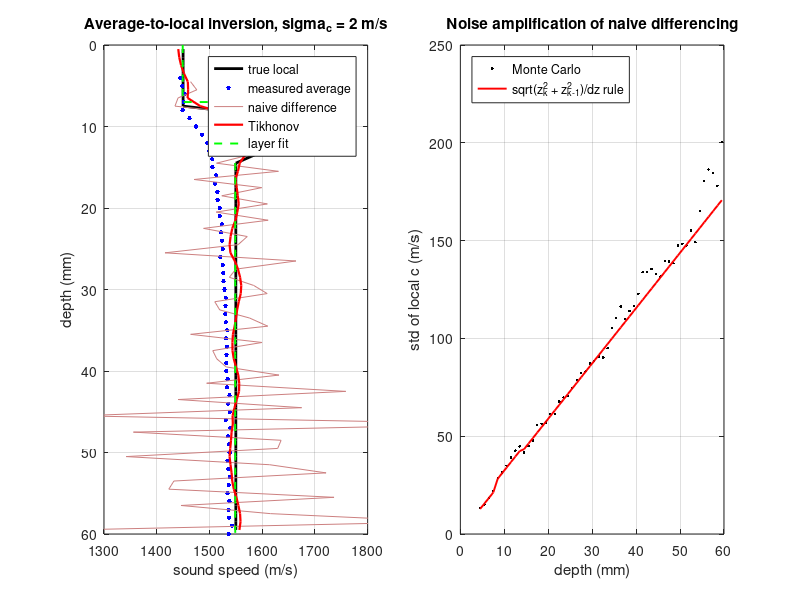

This figure's MATLAB source:
%% m32_layered_inversion.m
% From average to local sound speed in a layered medium (straight-ray model).
% Purpose : A global estimator (Section 32.2) returns the average speed down
%           to each depth, c_avg(z) = z / T(z), T(z) = int_0^z s(z') dz'.
%           In slowness this is linear: z * s_avg(z) = int_0^z s dz', so the
%           local slowness is the derivative of z * s_avg. Differencing two
%           noisy averages amplifies their noise by about sqrt(2) z / dz.
%           Compare three inversions of the same noisy c_avg(z):
%             (1) naive differencing on the measurement grid,
%             (2) Tikhonov with a first-difference penalty, lambda chosen by
%                 the discrepancy principle (residual = expected noise),
%             (3) layer-constrained least squares (interfaces known from the
%                 B-mode image, one unknown speed per layer).
% Change  : sig_c (m/s noise on each average), dz (depth step), the profile.
% Expect  : naive local error ~ 1.41 z/dz * sig_c (about 85 m/s at 30 mm for
%           sig_c = 2 m/s, dz = 1 mm); Tikhonov recovers the liver to a few
%           m/s but rounds the interfaces; the layer fit gives each layer to
%           +-1 to 3 m/s, worst for the thin muscle layer. Monte Carlo exceeds
%           the linear noise rule where errors reach ~10 % (1/s is nonlinear).
% Runtime : about 1 s in Octave.
clear; close all; rng(1);

dz = 1e-3; zg = (dz:dz:60e-3)';              % cell bottoms (m), 60 cells of 1 mm
n = numel(zg); zc = zg - dz/2;               % cell centres
iface = [8e-3 14e-3];                        % fat | muscle | liver interfaces (m)
cl = [1450 1585 1550];                       % fat, muscle, liver speeds (m/s)
lay = 1 + (zc > iface(1)) + (zc > iface(2)); % layer index of every cell
c_true = cl(lay)'; s_true = 1./c_true;       % local speed and slowness

km = (4:60)'; zk = zg(km); m = numel(km);    % averages measured at 4..60 mm
A = double(bsxfun(@le, (1:n), km))*dz;       % b_k = z_k * s_avg(z_k) = sum_{j<=k} s_j dz
cavg_true = zk./(A*s_true);
sig_c = 2;                                   % noise on each c_avg (m/s)
cavg = cavg_true + sig_c*randn(m, 1);
b = zk./cavg;                                % measured z * s_avg (s)

% (1) naive differencing
s_naive = diff(b)/dz; z_naive = zk(2:end) - dz/2; c_naive = 1./s_naive;

% predicted noise amplification of (1): sigma_s,k = sigma_savg sqrt(z_k^2 + z_{k-1}^2)/dz
sig_savg = sig_c./cavg_true.^2;
pred = sqrt(zk(2:end).^2 + zk(1:end-1).^2)/dz .* sig_savg(2:end) .* c_true(km(2:end)).^2;   % in m/s

% Monte Carlo check of (1)
R = 400; E = zeros(R, m-1);
for r = 1:R
    bb = zk./(cavg_true + sig_c*randn(m, 1));
    E(r, :) = (1./(diff(bb)/dz))' - c_true(km(2:end))';
end
mc = std(E)';
k30 = find(abs(z_naive - 29.5e-3) < 1e-6); k50 = find(abs(z_naive - 49.5e-3) < 1e-6);
fprintf('Naive differencing, std of local c: predicted %.1f / MC %.1f m/s at 30 mm; %.1f / %.1f at 50 mm (rule 1.41 z/dz sig_c: %.0f, %.0f)\n', ...
    pred(k30), mc(k30), pred(k50), mc(k50), sqrt(2)*30*sig_c, sqrt(2)*50*sig_c);

% (2) Tikhonov with first-difference penalty, discrepancy principle
D = diff(eye(n));
W = diag(1./(zk.*sig_savg));                 % whiten: std of b_k = z_k * sigma_savg
lams = logspace(1, 9, 120); res = zeros(size(lams));
for q = 1:numel(lams)
    s_q = (A'*W'*W*A + lams(q)^2*(D'*D)) \ (A'*W'*W*b);
    res(q) = norm(W*(A*s_q - b))^2;
end
qd = find(res <= m, 1, 'last'); lam = lams(qd);   % largest lambda with chi^2 <= number of data
s_tik = (A'*W'*W*A + lam^2*(D'*D)) \ (A'*W'*W*b); c_tik = 1./s_tik;
liv = zc > 20e-3;
fprintf('Tikhonov (discrepancy, lambda = %.2g): liver (20-60 mm) mean %.1f m/s, RMSE %.1f m/s; whole-profile RMSE %.1f m/s\n', ...
    lam, mean(c_tik(liv)), sqrt(mean((c_tik(liv) - c_true(liv)).^2)), sqrt(mean((c_tik - c_true).^2)));

% (3) layer-constrained least squares: s = P * s_layer, P(j,l) = 1 if cell j is in layer l
P = double(bsxfun(@eq, lay, 1:3));
B = W*A*P; s_lay = B \ (W*b); C = inv(B'*B);  % covariance of the layer slownesses
c_lay = 1./s_lay; sd_lay = sqrt(diag(C)).*c_lay.^2;
fprintf('Layer fit: fat %.1f +- %.1f, muscle %.1f +- %.1f, liver %.1f +- %.1f m/s (true %d, %d, %d)\n', ...
    c_lay(1), sd_lay(1), c_lay(2), sd_lay(2), c_lay(3), sd_lay(3), cl);
fprintf('Average at 60 mm: %.1f m/s, i.e. %.1f m/s below the liver value it is often mistaken for\n', ...
    cavg_true(end), cl(3) - cavg_true(end));

figure('Position', [40 40 1050 430]);
subplot(1, 2, 1);
plot(c_true, zc*1e3, 'k-', 'LineWidth', 2); hold on;
plot(cavg, zk*1e3, 'b.', 'MarkerSize', 10);
plot(c_naive, z_naive*1e3, 'Color', [0.8 0.5 0.5]);
plot(c_tik, zc*1e3, 'r-', 'LineWidth', 1.6);
stairs([c_lay(lay)' c_lay(3)], [0; zg]*1e3, 'g--', 'LineWidth', 1.4);
set(gca, 'YDir', 'reverse'); xlim([1300 1800]); ylim([0 60]); grid on;
xlabel('sound speed (m/s)'); ylabel('depth (mm)');
legend('true local', 'measured average', 'naive difference', 'Tikhonov', 'layer fit', 'Location', 'northeast');
title(sprintf('Average-to-local inversion, sigma_c = %g m/s', sig_c));
subplot(1, 2, 2);
plot(z_naive*1e3, mc, 'k.', z_naive*1e3, pred, 'r-', 'LineWidth', 1.4); grid on;
xlabel('depth (mm)'); ylabel('std of local c (m/s)'); legend('Monte Carlo', 'sqrt(z_k^2 + z_{k-1}^2)/dz rule', 'Location', 'northwest');
title('Noise amplification of naive differencing');
